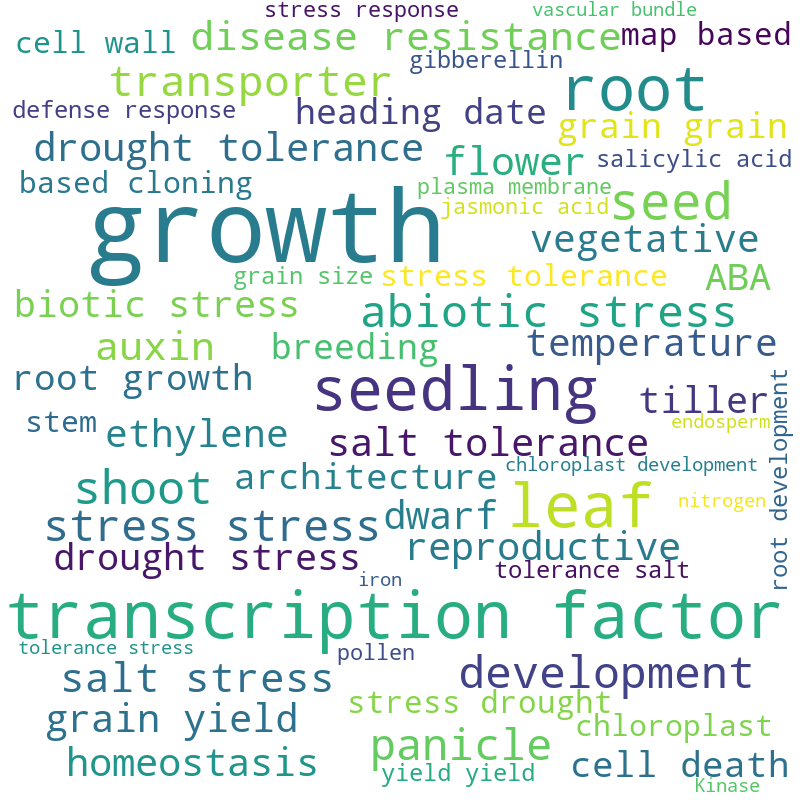

Reproduce this figure in Python.
import wordcloud

f = open("C:/Users/10784/Documents/Python/rice-keywords.txt",
         "r",
         encoding="utf-8")
txt = f.read()
f.close()

txt = txt.replace("\n", " ")

w = wordcloud.WordCloud(height=800,
                        width=800,
                        background_color="white",
                        max_words=60)

w.generate(txt)

w.to_file("C:/Users/10784/Documents/Python/rice-keywords.png")
